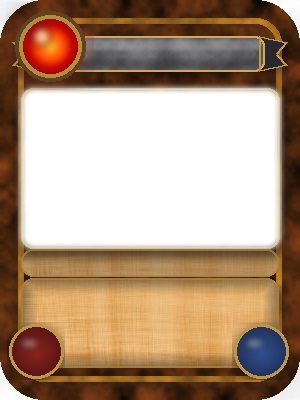
#> input picture assets/frames/frame_creature_common.png, 300 x 400 px
$ python thin_frame.py assets/frames/frame_creature_common.png '#' one file
#> lines starting #> are read from the running program, lines starting #| are printed output that depends on the picture
#> in main, img is the input picture: PIL image 300x400 RGBA; mean R, G, B, A 111.7, 72, 39.8, 163.8
#|   assets/frames/frame_creature_common.png: 300x400, ratio=0.6
"""Thin card-frame borders using a 9-slice approach.

Slices the frame into 9 regions: 4 corners (preserved at full resolution),
4 edges (scaled thinner inward), and a center (passed through). Reassembles
at the original image size with thinner borders.

Usage:
    python tools/thin_frame.py                       # all creature + spell frames
    python tools/thin_frame.py assets/frames/frame_creature_common.png  # one file
    python tools/thin_frame.py --ratio 0.55           # custom shrink (default 0.6)

The script writes *_thin.png next to each input.

Requires: Pillow (pip install Pillow).
"""

from PIL import Image
import sys
from pathlib import Path


# ── Border measurements (from pixel analysis of 928x1232 frame) ──────────
# The border structure (outside-in): dark outer ~30px, decorative red/gold
# band ~100px, inner parchment fringe ~25px, then the content area.
# Total border: ~155px left, ~157px top, ~153px right, ~146px bottom.
#
# Corner ornaments (gold notch shapes) extend roughly 200px in from each
# corner in both axes. We size the corner patches to capture these fully.

# 9-slice boundaries as fractions of image size.
# These define where the corner patches end and the tileable edge strips begin.
# Chosen so corners capture the ornamental notch shapes completely.

# Corner patch size: large enough to hold the full corner ornament
CORNER_FRAC_X = 0.22   # ~204px of 928 — covers corner gold notch + some edge
CORNER_FRAC_Y = 0.17   # ~209px of 1232

# Border extent: how deep the border goes from each edge before hitting content
BORDER_LEFT   = 155     # px where parchment starts from left
BORDER_RIGHT  = 153     # px where parchment starts from right
BORDER_TOP    = 157     # px where parchment starts from top
BORDER_BOTTOM = 146     # px where parchment starts from bottom


def nine_slice_thin(img: Image.Image, ratio: float = 0.6) -> Image.Image:
    """Thin the border of a card frame image using 9-slice scaling.

    Args:
        img:   RGBA frame image (e.g. 928x1232).
        ratio: How much to shrink border thickness (0.5 = half, 0.7 = 30% thinner).

    Returns:
        New RGBA image, same size as input, with thinner borders.
    """
#> called with ratio = 0.6
    w, h = img.size
#> w = 300; h = 400

    # Slice coordinates
    cx = int(w * CORNER_FRAC_X)       # corner patch width
#> cx = 66
    cy = int(h * CORNER_FRAC_Y)       # corner patch height
#> cy = 68
    right_x = w - cx                   # right corner starts here
#> right_x = 234

    # After thinning, borders become:
    new_border_l = int(BORDER_LEFT * ratio)
    new_border_r = int(BORDER_RIGHT * ratio)
    new_border_t = int(BORDER_TOP * ratio)
    new_border_b = int(BORDER_BOTTOM * ratio)

    # The corners get scaled to new_border size while preserving aspect
    new_cx = int(cx * ratio)
#> new_cx = 39
    new_cy = int(cy * ratio)
#> new_cy = 40

    # ── Extract the 9 patches ──
    # Corners
    tl = img.crop((0,        0,        cx,   cy))
    tr = img.crop((right_x,  0,        w,    cy))
    bl = img.crop((0,        h - cy,   cx,   h))
    br = img.crop((right_x,  h - cy,   w,    h))

    # Edges (strips between corners)
    top_edge    = img.crop((cx, 0,        right_x, cy))
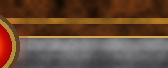
#> top_edge: PIL image 168x68 RGBA; mean R, G, B, A 101.5, 73.5, 54.7, 255
    bottom_edge = img.crop((cx, h - cy,   right_x, h))
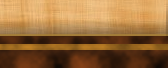
#> bottom_edge: PIL image 168x68 RGBA; mean R, G, B, A 150.8, 106.8, 58.9, 255
    left_edge   = img.crop((0,  cy,       cx,      h - cy))
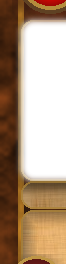
#> left_edge: PIL image 66x264 RGBA; mean R, G, B, A 106.3, 65.4, 30.8, 150.7; transparent parts drawn white
    right_edge  = img.crop((right_x, cy,  w,       h - cy))
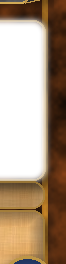
#> right_edge: PIL image 66x264 RGBA; mean R, G, B, A 99.1, 62.8, 30.5, 148.1; transparent parts drawn white

    # Center
    center = img.crop((cx, cy, right_x, h - cy))
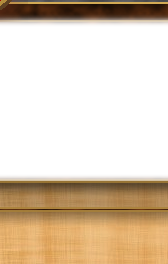
#> center: PIL image 168x264 RGBA; mean R, G, B, A 117.8, 76.1, 39.8, 100.6; transparent parts drawn white

    # ── Scale the patches ──
    # Corners: scale uniformly by ratio
    tl_s = tl.resize((new_cx, new_cy), Image.LANCZOS)
    tr_s = tr.resize((new_cx, new_cy), Image.LANCZOS)
    bl_s = bl.resize((new_cx, new_cy), Image.LANCZOS)
    br_s = br.resize((new_cx, new_cy), Image.LANCZOS)

    # Edge widths in the new layout
    new_center_w = w - 2 * new_cx
#> new_center_w = 222
    new_center_h = h - 2 * new_cy
#> new_center_h = 320

    # Edges: scale to new thickness (perpendicular to edge) but stretch
    # to fill the new center span (parallel to edge).
    top_s    = top_edge.resize((new_center_w, new_cy), Image.LANCZOS)
    bottom_s = bottom_edge.resize((new_center_w, new_cy), Image.LANCZOS)
    left_s   = left_edge.resize((new_cx, new_center_h), Image.LANCZOS)
    right_s  = right_edge.resize((new_cx, new_center_h), Image.LANCZOS)

    # Center: scale to fill remaining area
    center_s = center.resize((new_center_w, new_center_h), Image.LANCZOS)
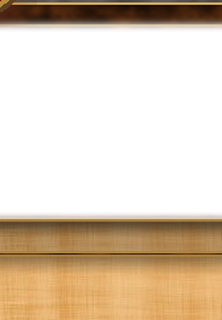
#> center_s: PIL image 222x320 RGBA; mean R, G, B, A 72.4, 53.2, 31.6, 100.6; transparent parts drawn white

    # ── Reassemble ──
    out = Image.new("RGBA", (w, h), (0, 0, 0, 0))
#> out: PIL image 300x400 RGBA; every value is 0

    # Corners
    out.paste(tl_s, (0, 0))
    out.paste(tr_s, (w - new_cx, 0))
    out.paste(bl_s, (0, h - new_cy))
    out.paste(br_s, (w - new_cx, h - new_cy))

    # Edges
    out.paste(top_s,    (new_cx, 0))
    out.paste(bottom_s, (new_cx, h - new_cy))
    out.paste(left_s,   (0, new_cy))
    out.paste(right_s,  (w - new_cx, new_cy))

    # Center
    out.paste(center_s, (new_cx, new_cy))
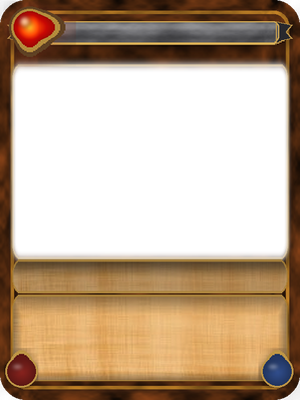
#> out: PIL image 300x400 RGBA; mean R, G, B, A 83.2, 58.4, 34.4, 140.4; transparent parts drawn white

    return out


DEFAULT_FRAMES = [
    "assets/frames/frame_creature_common.png",
    "assets/frames/frame_creature_uncommon.png",
    "assets/frames/frame_creature_rare.png",
    "assets/frames/frame_creature_starter.png",
    "assets/frames/frame_spell_common.png",
    "assets/frames/frame_spell_uncommon.png",
    "assets/frames/frame_spell_rare.png",
    "assets/frames/frame_spell_starter.png",
    "assets/frames/frame_curse.png",
]


def main():
    import argparse
    parser = argparse.ArgumentParser(description="Thin card-frame borders (9-slice)")
    parser.add_argument("files", nargs="*",
                        help="Frame PNG paths (default: all creature+spell frames)")
    parser.add_argument("--ratio", type=float, default=0.6,
                        help="Border shrink ratio, 0-1 (default 0.6 = 40%% thinner)")
    parser.add_argument("--suffix", default="_thin",
                        help="Output filename suffix (default: _thin)")
    parser.add_argument("--replace", action="store_true",
                        help="Overwrite originals instead of writing *_thin.png")
    args = parser.parse_args()

    project_root = Path(__file__).resolve().parent.parent
    files = args.files if args.files else DEFAULT_FRAMES

    for rel in files:
        path = project_root / rel
        if not path.exists():
            print(f"  SKIP (missing): {path}")
            continue

        img = Image.open(str(path)).convert("RGBA")
        print(f"  {rel}: {img.size[0]}x{img.size[1]}, ratio={args.ratio}")

        result = nine_slice_thin(img, ratio=args.ratio)

        if args.replace:
            out_path = path
        else:
            out_path = path.with_stem(path.stem + args.suffix)

        result.save(str(out_path), "PNG")
        print(f"    -> {out_path.name}")

    print("\nDone. Run `python tools/measure_frame.py` on the new frames to get"
          " updated POINT_* constants for Card2D.gd.")


if __name__ == "__main__":
    main()
